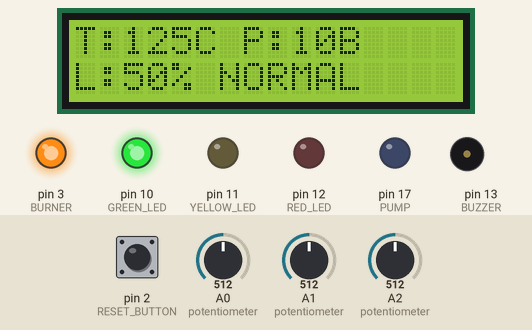
Recording of a sketch running on a simulated Arduino Uno, built with avr-gcc and run on an emulated ATmega328P. Shown: 16×2 character LCD, output pins drawn as LEDs (lit = HIGH), buzzer (waves = sounding). Wiring (from diagram.json): character LCD (HD44780): RS pin 8; E pin 9; data pin 4, pin 5, pin 6, pin 7. Inputs (shaded band) come from the test bench; at power-on: A1 (potentiometer) = 512, A0 (potentiometer) = 512, A2 (potentiometer) = 512, pin 2 (RESET_BUTTON) HIGH. Pins used as bus, display or sensor lines are not drawn; what the sketch prints to the serial monitor is not drawn.

Above: at 1.5 s.
1.6 s: A1 (potentiometer) set to 605
At 2.8 s:
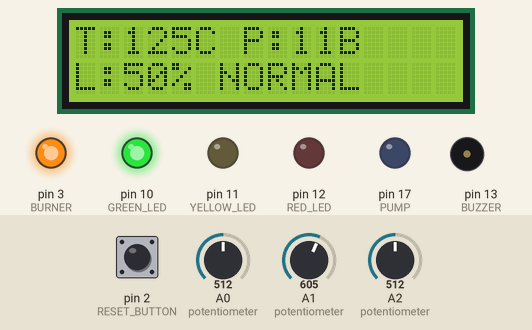
3.5 s: A1 (potentiometer) set to 622
At 4.4 s:
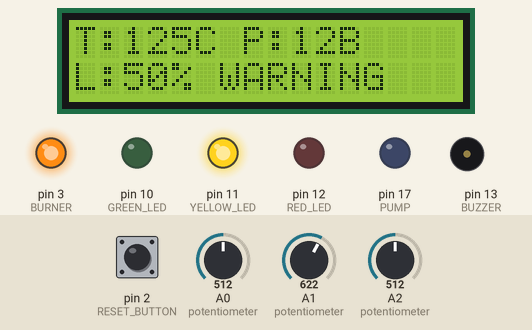
6.1 s: A0 (potentiometer) set to 646
At 7.0 s:
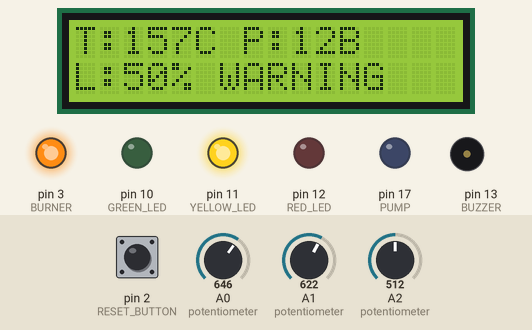
8.0 s: A0 (potentiometer) set to 662
At 9.0 s:
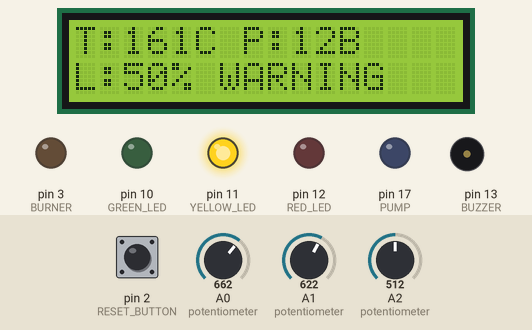
10.7 s: A2 (potentiometer) set to 419
At 11.7 s:
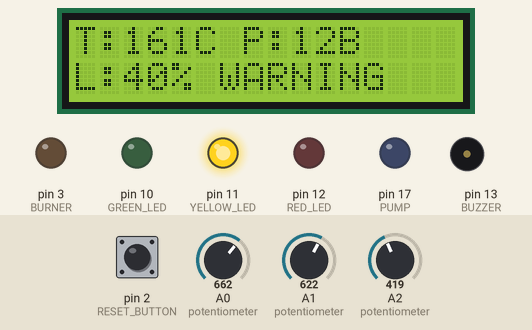
12.7 s: A2 (potentiometer) set to 396
At 13.7 s:
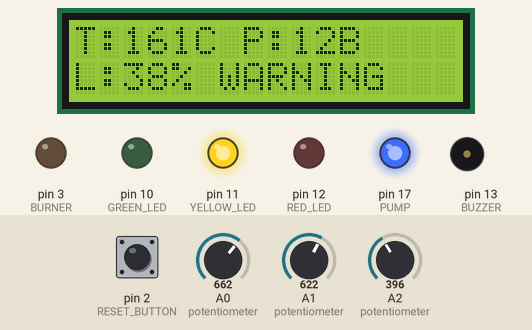
Timing chart, 0 to 16.3 s (numbered marks = the images above; inputs shaded):
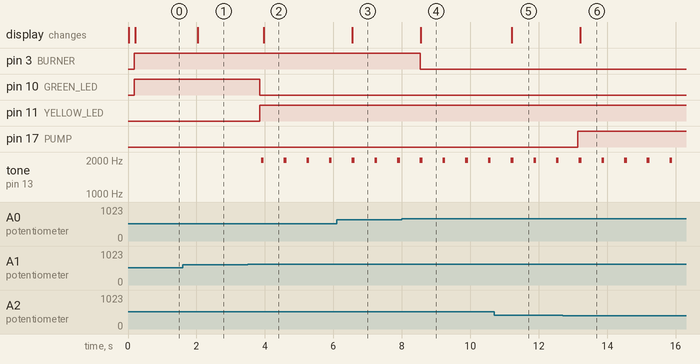

Measured:
- the behaviour switches between 613 and 614 on A1 (potentiometer) (found by bisection; images 1 and 2)
- the behaviour switches between 654 and 655 on A0 (potentiometer) (found by bisection; images 3 and 4)
- the behaviour switches between 410 and 409 on A2 (potentiometer) (found by bisection; images 5 and 6)
- after the input at 1.6 s, the display: changes after 0.43 s (image 1)
- after the input at 3.5 s, pin 10 (GREEN_LED): HIGH → LOW after 0.35 s; pin 11 (YELLOW_LED): LOW → HIGH after 0.35 s; tone on pin 13 (BUZZER): alternates 1998 Hz for 0.08 s and silent for 0.58 s, starting after 0.39 s; the display: changes after 0.47 s (image 2)
- after the input at 6.1 s, the display: changes after 0.46 s (image 3)
- after the input at 8.0 s, pin 3 (BURNER): HIGH → LOW after 0.54 s; the display: changes after 0.54 s (image 4)
- after the input at 10.7 s, the display: changes after 0.51 s (image 5)
- after the input at 12.7 s, pin 17 (PUMP): LOW → HIGH after 0.43 s; the display: changes after 0.50 s (image 6)

The sketch:

sketch.ino
```cpp
#include <avr/io.h>
#include <util/delay.h>

#define LCD_RS PB0
#define LCD_EN PB1

#define GREEN_LED PB2
#define YELLOW_LED PB3
#define RED_LED PB4
#define BUZZER PB5

#define RESET_BUTTON PD2
#define BURNER PD3
#define PUMP PC3

#define BURNER_ON_TEMP 160

#define TEMP_HIGH 180
#define TEMP_TRIP 200

#define PRESSURE_HIGH 12
#define PRESSURE_TRIP 15

#define LEVEL_LOW 40
#define LEVEL_TRIP 20

#define SENSOR_LOW_FAULT 2
#define SENSOR_HIGH_FAULT 1021

unsigned char trip_latched = 0;
unsigned char sensor_fault = 0;


/* =====================================================
   LCD
   ===================================================== */

void lcd_enable(void)
{
    PORTB |= (1 << LCD_EN);
    _delay_us(1);

    PORTB &= ~(1 << LCD_EN);
    _delay_us(100);
}

void lcd_send_nibble(unsigned char data)
{
    PORTD &= 0x0F;
    PORTD |= (data & 0xF0);

    lcd_enable();
}

void lcd_command(unsigned char command)
{
    PORTB &= ~(1 << LCD_RS);

    lcd_send_nibble(command);
    lcd_send_nibble(command << 4);

    _delay_ms(2);
}

void lcd_data(unsigned char data)
{
    PORTB |= (1 << LCD_RS);

    lcd_send_nibble(data);
    lcd_send_nibble(data << 4);

    _delay_ms(1);
}

void lcd_init(void)
{
    DDRB |= (1 << LCD_RS) |
            (1 << LCD_EN) |
            (1 << GREEN_LED) |
            (1 << YELLOW_LED) |
            (1 << RED_LED) |
            (1 << BUZZER);

    DDRD |= 0xF0;

    DDRD &= ~(1 << RESET_BUTTON);
    PORTD |= (1 << RESET_BUTTON);

    DDRD |= (1 << BURNER);

    DDRC |= (1 << PUMP);

    _delay_ms(20);

    PORTB &= ~(1 << LCD_RS);

    lcd_send_nibble(0x30);
    _delay_ms(5);

    lcd_send_nibble(0x30);
    _delay_us(150);

    lcd_send_nibble(0x30);
    _delay_us(150);

    lcd_send_nibble(0x20);

    lcd_command(0x28);
    lcd_command(0x0C);
    lcd_command(0x06);
    lcd_command(0x01);

    _delay_ms(2);
}

void lcd_print(const char *text)
{
    while (*text)
    {
        lcd_data(*text);
        text++;
    }
}

void lcd_print_number(unsigned int number)
{
    char buffer[6];
    unsigned char i = 0;

    if (number == 0)
    {
        lcd_data('0');
        return;
    }

    while (number > 0)
    {
        buffer[i++] = (number % 10) + '0';
        number /= 10;
    }

    while (i > 0)
    {
        lcd_data(buffer[--i]);
    }
}


/* =====================================================
   ADC
   ===================================================== */

void adc_init(void)
{
    ADMUX = (1 << REFS0);

    ADCSRA =
        (1 << ADEN) |
        (1 << ADPS2) |
        (1 << ADPS1) |
        (1 << ADPS0);
}

unsigned int adc_read(unsigned char channel)
{
    ADMUX = (1 << REFS0) | (channel & 0x07);

    _delay_us(100);

    ADCSRA |= (1 << ADSC);

    while (ADCSRA & (1 << ADSC))
    {
    }

    return ADC;
}


/* =====================================================
   UART
   ===================================================== */

void uart_init(void)
{
    unsigned int ubrr = 103;

    UBRR0H = (unsigned char)(ubrr >> 8);
    UBRR0L = (unsigned char)ubrr;

    UCSR0B = (1 << TXEN0);

    UCSR0C =
        (1 << UCSZ01) |
        (1 << UCSZ00);
}

void uart_send_char(char data)
{
    while (!(UCSR0A & (1 << UDRE0)))
    {
    }

    UDR0 = data;
}

void uart_print(const char *text)
{
    while (*text)
    {
        uart_send_char(*text);
        text++;
    }
}

void uart_print_number(unsigned int number)
{
    char buffer[6];
    unsigned char i = 0;

    if (number == 0)
    {
        uart_send_char('0');
        return;
    }

    while (number > 0)
    {
        buffer[i++] = (number % 10) + '0';
        number /= 10;
    }

    while (i > 0)
    {
        uart_send_char(buffer[--i]);
    }
}

void uart_newline(void)
{
    uart_send_char('\r');
    uart_send_char('\n');
}


/* =====================================================
   BUZZER
   WOKWI ACTIVE BUZZER
   ===================================================== */

void buzzer_on(void)
{
    /*
     * Generate approximately 2 kHz tone.
     * This is required for the Wokwi buzzer
     * to actually produce audible sound.
     */

    for (unsigned int i = 0; i < 100; i++)
    {
        PORTB |= (1 << BUZZER);
        _delay_us(250);

        PORTB &= ~(1 << BUZZER);
        _delay_us(250);
    }
}

void buzzer_off(void)
{
    PORTB &= ~(1 << BUZZER);
}


/* =====================================================
   BURNER
   ===================================================== */

void burner_on(void)
{
    PORTD |= (1 << BURNER);
}

void burner_off(void)
{
    PORTD &= ~(1 << BURNER);
}

void automatic_burner_control(unsigned int temperature)
{
    if (temperature < BURNER_ON_TEMP)
    {
        burner_on();
    }
    else
    {
        burner_off();
    }
}


/* =====================================================
   OUTPUT STATES
   ===================================================== */

void normal_output(void)
{
    PORTB |= (1 << GREEN_LED);

    PORTB &= ~(1 << YELLOW_LED);
    PORTB &= ~(1 << RED_LED);

    buzzer_off();
}

void warning_output(void)
{
    PORTB &= ~(1 << GREEN_LED);

    PORTB |= (1 << YELLOW_LED);

    PORTB &= ~(1 << RED_LED);

    buzzer_on();
}

void trip_output(void)
{
    PORTB &= ~(1 << GREEN_LED);
    PORTB &= ~(1 << YELLOW_LED);

    PORTB |= (1 << RED_LED);

    burner_off();

    buzzer_on();
}

void sensor_fault_output(void)
{
    PORTB &= ~(1 << GREEN_LED);
    PORTB &= ~(1 << YELLOW_LED);

    PORTB |= (1 << RED_LED);

    burner_off();

    buzzer_on();
}


/* =====================================================
   PUMP
   ===================================================== */

void pump_on(void)
{
    PORTC |= (1 << PUMP);
}

void pump_off(void)
{
    PORTC &= ~(1 << PUMP);
}


/* =====================================================
   LCD
   ===================================================== */

void display_normal(
    unsigned int temperature,
    unsigned int pressure,
    unsigned int level)
{
    lcd_command(0x80);

    lcd_print("T:");
    lcd_print_number(temperature);
    lcd_print("C P:");
    lcd_print_number(pressure);
    lcd_print("B");

    lcd_command(0xC0);

    lcd_print("L:");
    lcd_print_number(level);
    lcd_print("% NORMAL");
}

void display_warning(
    unsigned int temperature,
    unsigned int pressure,
    unsigned int level)
{
    lcd_command(0x80);

    lcd_print("T:");
    lcd_print_number(temperature);
    lcd_print("C P:");
    lcd_print_number(pressure);
    lcd_print("B");

    lcd_command(0xC0);

    lcd_print("L:");
    lcd_print_number(level);
    lcd_print("% WARNING");
}

void display_emergency(void)
{
    lcd_command(0x80);
    lcd_print("EMERGENCY TRIP ");

    lcd_command(0xC0);
    lcd_print("SYSTEM LOCKED  ");
}

void display_temp_fault(void)
{
    lcd_command(0x80);
    lcd_print("TEMP SENSOR    ");

    lcd_command(0xC0);
    lcd_print("FAULT - LOCKED ");
}

void display_pressure_fault(void)
{
    lcd_command(0x80);
    lcd_print("PRESS SENSOR   ");

    lcd_command(0xC0);
    lcd_print("FAULT - LOCKED ");
}

void display_level_fault(void)
{
    lcd_command(0x80);
    lcd_print("LEVEL SENSOR   ");

    lcd_command(0xC0);
    lcd_print("FAULT - LOCKED ");
}


/* =====================================================
   SERIAL LOGGING
   ===================================================== */

void log_normal(
    unsigned int temperature,
    unsigned int pressure,
    unsigned int level)
{
    uart_print("SYSTEM=NORMAL | T=");
    uart_print_number(temperature);

    uart_print("C | P=");
    uart_print_number(pressure);

    uart_print("B | L=");
    uart_print_number(level);

    uart_print("% | BURNER=");

    if (temperature < BURNER_ON_TEMP)
        uart_print("ON");
    else
        uart_print("OFF");

    uart_print(" | PUMP=");

    if (level < LEVEL_LOW)
        uart_print("ON");
    else
        uart_print("OFF");

    uart_print(" | BUZZER=OFF");

    uart_newline();
}

void log_warning(
    unsigned int temperature,
    unsigned int pressure,
    unsigned int level)
{
    uart_print("SYSTEM=WARNING | T=");
    uart_print_number(temperature);

    uart_print("C | P=");
    uart_print_number(pressure);

    uart_print("B | L=");
    uart_print_number(level);

    uart_print("% | BURNER=");

    if (temperature < BURNER_ON_TEMP)
        uart_print("ON");
    else
        uart_print("OFF");

    uart_print(" | PUMP=");

    if (level < LEVEL_LOW)
        uart_print("ON");
    else
        uart_print("OFF");

    uart_print(" | BUZZER=ON");

    uart_newline();
}

void log_emergency(
    unsigned int temperature,
    unsigned int pressure,
    unsigned int level)
{
    uart_print("SYSTEM=EMERGENCY | T=");
    uart_print_number(temperature);

    uart_print("C | P=");
    uart_print_number(pressure);

    uart_print("B | L=");
    uart_print_number(level);

    uart_print("% | BURNER=OFF | PUMP=");

    if (level < LEVEL_LOW)
        uart_print("ON");
    else
        uart_print("OFF");

    uart_print(" | BUZZER=ON");

    uart_newline();
}

void log_sensor_fault(unsigned char fault)
{
    uart_print("SENSOR_FAULT | ");

    if (fault == 1)
        uart_print("TEMPERATURE");
    else if (fault == 2)
        uart_print("PRESSURE");
    else
        uart_print("LEVEL");

    uart_print(" | BURNER=OFF | ALARM=ON");

    uart_newline();
}


/* =====================================================
   MAIN
   ===================================================== */

int main(void)
{
    unsigned int temperature_adc;
    unsigned int pressure_adc;
    unsigned int level_adc;

    unsigned int temperature;
    unsigned int pressure;
    unsigned int level;

    lcd_init();
    adc_init();
    uart_init();

    burner_off();
    pump_off();

    uart_print("================================");
    uart_newline();

    uart_print("INDUSTRIAL BOILER MONITORING");
    uart_newline();

    uart_print("AUTOMATIC CONTROL + SAFETY");
    uart_newline();

    uart_print("SYSTEM STARTED");
    uart_newline();

    uart_print("================================");
    uart_newline();

    while (1)
    {
        /* Read sensors */

        temperature_adc = adc_read(0);
        pressure_adc = adc_read(1);
        level_adc = adc_read(2);

        /* Sensor fault */

        sensor_fault = 0;

        if (temperature_adc <= SENSOR_LOW_FAULT ||
            temperature_adc >= SENSOR_HIGH_FAULT)
        {
            sensor_fault = 1;
        }

        if (pressure_adc <= SENSOR_LOW_FAULT ||
            pressure_adc >= SENSOR_HIGH_FAULT)
        {
            sensor_fault = 2;
        }

        if (level_adc <= SENSOR_LOW_FAULT ||
            level_adc >= SENSOR_HIGH_FAULT)
        {
            sensor_fault = 3;
        }

        /* Convert */

        temperature =
            (temperature_adc * 250UL) / 1023UL;

        pressure =
            (pressure_adc * 20UL) / 1023UL;

        level =
            (level_adc * 100UL) / 1023UL;

        /* Sensor fault */

        if (sensor_fault != 0)
        {
            sensor_fault_output();

            pump_off();

            if (sensor_fault == 1)
                display_temp_fault();
            else if (sensor_fault == 2)
                display_pressure_fault();
            else
                display_level_fault();

            log_sensor_fault(sensor_fault);

            _delay_ms(500);

            continue;
        }

        /* Emergency latch */

        if (temperature >= TEMP_TRIP ||
            pressure >= PRESSURE_TRIP ||
            level < LEVEL_TRIP)
        {
            trip_latched = 1;
        }

        /*
         * RESET
         *
         * Boiler can return to normal only when:
         *
         * Temperature < 180 C
         * Pressure < 12 bar
         * Level >= 40%
         */

        if (!(PIND & (1 << RESET_BUTTON)))
        {
            if (temperature < TEMP_HIGH &&
                pressure < PRESSURE_HIGH &&
                level >= LEVEL_LOW)
            {
                trip_latched = 0;

                uart_print("SYSTEM RESET -> NORMAL");
                uart_newline();
            }

            _delay_ms(300);
        }

        /* Pump */

        if (level < LEVEL_LOW)
            pump_on();
        else
            pump_off();

        /* EMERGENCY */

        if (trip_latched)
        {
            trip_output();

            if (level < LEVEL_LOW)
                pump_on();
            else
                pump_off();

            display_emergency();

            log_emergency(
                temperature,
                pressure,
                level);
        }

        /* WARNING */

        else if (temperature >= TEMP_HIGH ||
                 pressure >= PRESSURE_HIGH ||
                 level < LEVEL_LOW)
        {
            warning_output();

            automatic_burner_control(temperature);

            display_warning(
                temperature,
                pressure,
                level);

            log_warning(
                temperature,
                pressure,
                level);
        }

        /* NORMAL */

        else
        {
            normal_output();

            automatic_burner_control(temperature);

            display_normal(
                temperature,
                pressure,
                level);

            log_normal(
                temperature,
                pressure,
                level);
        }

        _delay_ms(500);
    }

    return 0;
}
```
